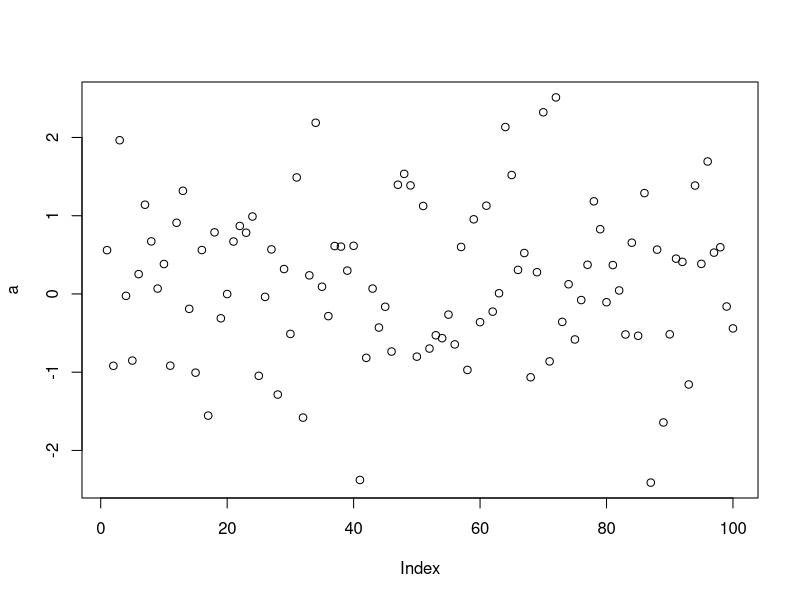

Here is the R script that generated this plot:
## ---- chunk 1
knitr::opts_chunk$set(echo = TRUE)
##library(tidyverse) # Wickham的数据整理的整套工具
pdf.options(height=10/2.54, width=10/2.54, family="GB1") # 注意：此设置要放在最后
## ---- chunk 2
a <- rnorm(100)
plot(a)
